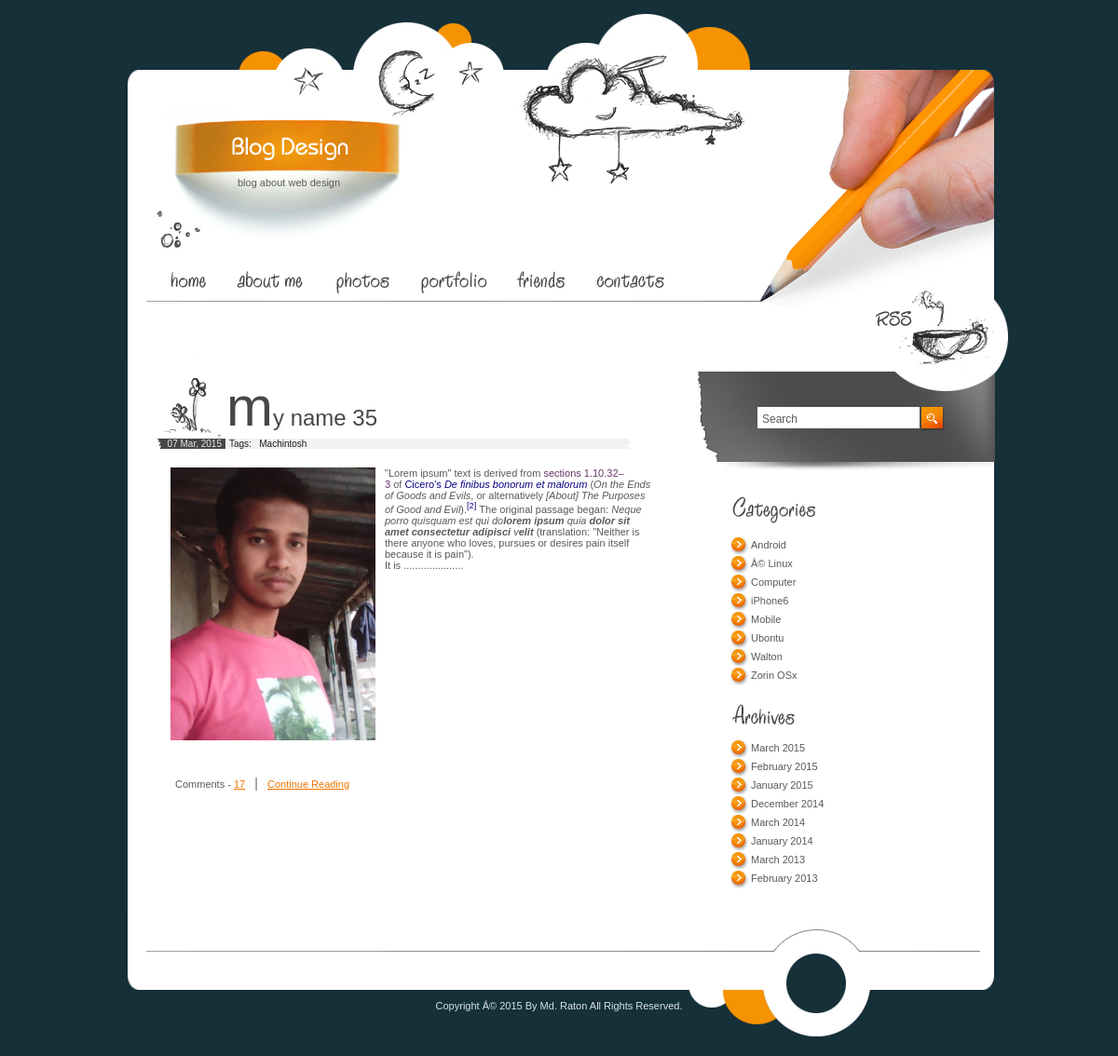
Screenshot of /category.php?id=3 with the database file from the repository.
### tables this page shows
CREATE TABLE IF NOT EXISTS `tbl_post` (
`post_id` int(11) NOT NULL,
  `post_title` varchar(255) NOT NULL,
  `post_description` text NOT NULL,
  `post_image` varchar(255) NOT NULL,
  `cat_id` int(11) NOT NULL,
  `tag_id` varchar(255) NOT NULL,
  `post_date` varchar(255) NOT NULL,
  `year` varchar(4) NOT NULL,
  `month` varchar(2) NOT NULL,
  `post_timestamp` varchar(255) NOT NULL
);

CREATE TABLE IF NOT EXISTS `tbl_tag` (
`tag_id` int(11) NOT NULL,
  `tag_name` varchar(255) NOT NULL
);

CREATE TABLE IF NOT EXISTS `tbl_category` (
`cat_id` int(11) NOT NULL,
  `cat_name` varchar(255) NOT NULL
);

CREATE TABLE IF NOT EXISTS `tbl_footer` (
`id` int(11) NOT NULL,
  `description` text NOT NULL
);

### category.php (the view, shortened to what this page needs)
<?php
if(!isset($_REQUEST['id']))
{
	header('location: index.php');
}
else
{
	$id = $_REQUEST['id'];
}
?>
<?php include('header.php');?>
<?php
include('config.php');
	$limit = 5;
	$page = @$_GET['page'];
	if($page)
		$start = ($page - 1) * $limit;
	else
		$start = 0;
	$statement = $db->prepare("SELECT * FROM tbl_post WHERE cat_id=? ORDER BY post_id DESC LIMIT $start ,$limit");
	$statement->execute(array($id));
	$result = $statement->fetchAll(PDO::FETCH_ASSOC);
foreach($result as $row)
{
	?>
	<div class="post">
	<h2><?php echo $row['post_title']; ?></h2>
	<div><span class="date">
	<?php
		$post_date = $row['post_date'];
		$day = substr($post_date,8,2);
		$month = substr($post_date,5,2);
		$year = substr($post_date,0,4);
		if($month=='03'){$month="Mar";}
		echo $day.' '.$month.', '.$year;
	?>
	</span>
	<span class="categories">
	Tags: &nbsp;
	<?php
		$arr = explode(",",$row['tag_id']);
		$count_array = count(explode(",",$row['tag_id']));
		for($j=0;$j<$count_array;$j++){
			$statement1 = $db->prepare("SELECT * FROM tbl_tag WHERE tag_id=?");
			$statement1->execute(array($arr[$j]));
			$result1 = $statement1->fetchAll(PDO::FETCH_ASSOC);
			foreach($result1 as $row1){
				echo $row1['tag_name'];
				}
		}
	?>
	</span></div>
	<div class="description">
		<p><img src="uploads/<?php echo $row['post_image'];?>" alt="" width="220"/>
		<?php
			$pieces = explode(" ", $row['post_description']);
			$first_part = implode(" ",array_splice($pieces, 0, 105));
			$first_part = $first_part.' .....................';
		?>
			<?php echo $first_part;?> </p>
	</div>
	<p class="comments">Comments - <a href="">17</a>   <span>|</span>   <a href="index2.php?id=<?php echo $row['post_id']; ?>">Continue Reading</a></p>
</div>
	<?php
}
?>
<div class="pagination">
</div>
<?php include('footer.php');?>

### header.php (shortened to what this page needs)
<!DOCTYPE HTML>
<html>
<head>
<link rel="stylesheet" type="text/css" href="style.css" />
	<link rel="stylesheet" type="text/css" href="fancybox/jquery.fancybox-1.3.4.css" media="screen" />
</head>
<body>
	<div id="header">
		<span class="logo">blog about web design</span>
		<ul id="menu">
			<li><a href="index.php"><img src="images/but1.gif" alt="" width="64" height="42" /></a></li>
			<li><a href=""><img src="images/but2.gif" alt="" width="108" height="42" /></a></li>
			<li><a href=""><img src="images/but3.gif" alt="" width="93" height="42" /></a></li>
			<li><a href=""><img src="images/but4.gif" alt="" width="101" height="42" /></a></li>
			<li><a href=""><img src="images/but5.gif" alt="" width="86" height="42" /></a></li>
			<li><a href=""><img src="images/but6.gif" alt="" width="102" height="42" /></a></li>
		</ul>
		<img src="images/spacer.gif" alt="setalpm" width="120" height="120" border="0" usemap="#Map" class="rss" />
	</div>
	<div id="content">
		<div id="posts">

### footer.php (shortened to what this page needs)
<?php include('config.php');?>
</div>
		<div id="sidebar">
		    <div id="search">
				<input type="text" value="Search"> <a href="#"><img src="images/go.gif" alt="" width="26" height="26" /></a>
			</div>
			<div class="list">
				<img src="images/title1.gif" alt="" width="186" height="36" />
				<ul>
					<?php
						$statement = $db->prepare("select * from tbl_category ORDER BY cat_name ASC");
						$statement->execute();
						$result = $statement->fetchAll(PDO::FETCH_ASSOC);
						foreach($result as $row){
							?>
								<li><a href="category.php?id=<?php echo $row['cat_id'];?>"><?php echo $row['cat_name']; ?></a></li>
							<?php
						}
					?>
				</ul>
				<img src="images/title2.gif" alt="" width="180" height="34" />
				<?php
						$j = 0;
						$statement = $db->prepare("select distinct(post_date) from tbl_post ORDER BY post_date DESC");
						$statement->execute();
						$result = $statement->fetchAll(PDO::FETCH_ASSOC);
						foreach($result as $row)
						{
							$ym = substr($row['post_date'],0,7);
							$arr_date[$j] = $ym;
							$j++;
						}
						$result = array_unique($arr_date);
						$final_val = implode(",",$result);
						$final_arr_date = explode(",",$final_val);
						$final_arr_date_count = count(explode(",",$final_val));
					?>
				<ul>
					<?php
						for($j=0;$j<$final_arr_date_count;$j++)
						{
							$year = substr($final_arr_date[$j],0,4);
							$month = substr($final_arr_date[$j],5,2);
							if($month=='01'){$month_full="January";}
							if($month=='02'){$month_full="February";}
							if($month=='03'){$month_full="March";}
							if($month=='12'){$month_full="December";}
							?>
							<li><a href="archive.php?date=<?php echo $final_arr_date[$j];?>"><?php echo $month_full.' '.$year;?></a></li>
							<?php
						}
					?>
				</ul>
			</div>
		</div>
	</div>
	<div id="footer">
		<p>
		<?php
			$statement = $db->prepare("SELECT * FROM tbl_footer WHERE id=1");
			$statement->execute();
			$result = $statement->fetchAll(PDO::FETCH_ASSOC);
			foreach($result as $row){
				echo $row['description'];
			}
		?>
		</p>
	</div>
</body>
</html>

### style.css (style rules this page uses)
* { margin:0px; padding:0px; }
img { border:0px }
html { width:100%; height:100%; background-color:#163039; }
body { width:1000px; height:100%; position:relative; margin:0 auto; background-image:url(images/bg.gif); background-position:top left; background-repeat:repeat-y; }
html > body { height:auto; min-height:100%; }
#header { width:1000px; background-image:url(images/header_bg.jpg); background-position:top left; background-repeat:no-repeat; padding:281px 0 63px 0 }
.logo { position:absolute; top:190px; left:155px; font-family:Arial, Helvetica, sans-serif; font-size:11px; color:#595959 }
#menu { padding:0 0 1px 71px; overflow:hidden; height:42px; }
#menu li { display:inline }
#menu img { float:left }
#content { width:932px; padding:0 0 150px 68px; overflow:hidden; }
#footer { height:150px; position:absolute; bottom:0px; background-image:url(images/footer_bg.jpg); background-position:top left; background-repeat:no-repeat; width:1000px; font-family:Tahoma, sans-serif; font-size:11px; color:#D8E4E8; }
#footer p { width:100%; text-align:center; padding:90px 0 0 0 }
#posts { width:532px; float:left; padding:0 44px 0 0; / padding:10px 44px 0 0; font-family:Arial, Helvetica, sans-serif; font-size:11px; color:#595959 }
#sidebar { width:356px; float:left }
.post { padding:0 0 35px 0; overflow:hidden; width:532px; float:left; }
.post h2 { font-family:Arial, Helvetica, sans-serif; font-size:24px; color:#474747; font-weight:normal; display:block; padding:15px 0 0 75px; / line-height:70px; background-image:url(images/h_bg.jpg); background-position:bottom left; background-repeat:no-repeat; }
.post h2:first-letter { font-size:60px; }
.date { display:block; float:left; background-image:url(images/date_bg.gif); background-position:top left; background-repeat:no-repeat; width:70px; text-align:right; font-family:Arial, Helvetica, sans-serif; font-size:10px; color:#E6E5E5; padding:0 4px 0 0 }
.categories { display:block; float:left; background-image:url(images/categories_bg.gif); background-position:top left; background-repeat:no-repeat; width:454px; font-family:Arial, Helvetica, sans-serif; font-size:10px; color:#1D1D1D; padding:0 0 0 4px }
.description { padding:20px 0 0 0; float:left; margin:0 0 15px 0; / margin:0; }
.post .description img { float:left; padding:0 10px 10px 0; margin:0px; }
.post .description p { display:block; width:98%; padding:0 0 0 15px }
.comments { display:block; float:left; line-height:17px; padding:5px 0 0 18px; }
.comments a { color:#F07402; text-decoration:underline }
.comments span { font-size:14px; color:#6E6E6E; padding:0 7px; line-height:17px; }
#search { background-image:url(images/search_bg.jpg); background-position:top left; background-repeat:no-repeat; width:356px; height:124px; margin:0 0 20px 0 }
#search input { width:169px; height:20px; border:0px; line-height:15px; font-family:Arial, Helvetica, sans-serif; font-size:12px; color:#595959; margin:50px 0 0 69px; padding:3px 0 0 5px; float:left }
#search a { display:block; float:left; margin:50px 0 0 2px }
.list { padding:0 0 15px 35px; }
.list ul { width:290px; overflow:hidden; padding:5px 0 15px 5px }
.list li { list-style-type:none; background-image:url(images/bullet.gif); background-position:top left; background-repeat:no-repeat; padding:0 0 5px 22px; line-height:15px; height:15px; width:240px; float:left; }
.list a { font-family:Arial, Helvetica, sans-serif; font-size:11px; color:#595959; text-decoration:none; }
.post p { width:511px; padding:13px 0 0 20px; }
.post p img { margin:5px 0 0 0 }
.rss { position:absolute; top:300px; right:30px; }
div.pagination { padding: 3px; margin: 3px; z-index: 1000; font-size: 14px; margin-bottom: 20px; }

### rows the page displays
tbl_post: post_title "my name 35", post_date "07", post_date "Mar", post_date "2015", post_image (picture), first_part "\"Lorem ipsum\" text is derived from sections 1.10.32–3 of Cicero's De finibus bonorum et malorum ( On the Ends of Goods and Evils , or alternatively [About] The Purposes of Good and Evil ). [2] The original passage began: Neque porro quisquam est qui do lorem ipsum quia dolor sit amet consectetur adipisci v elit (translation: \"Neither is there anyone who loves, pursues or desires pain itself because it is pain\"). It is ....................."
tbl_tag: tag_name "Machintosh"
tbl_category: cat_name "Android"
tbl_category: cat_name "Â© Linux"
tbl_category: cat_name "Computer"
tbl_category: cat_name "iPhone6"
tbl_category: cat_name "Mobile"
tbl_category: cat_name "Ubontu"
tbl_category: cat_name "Walton"
tbl_category: cat_name "Zorin OSx"
tbl_footer: description "Copyright Â© 2015 By Md. Raton All Rights Reserved."

### other values shown
$month_full "March"
$year "2015"
$month_full "February"
$month_full "January"
$month_full "December"
$year "2014"
$year "2013"
